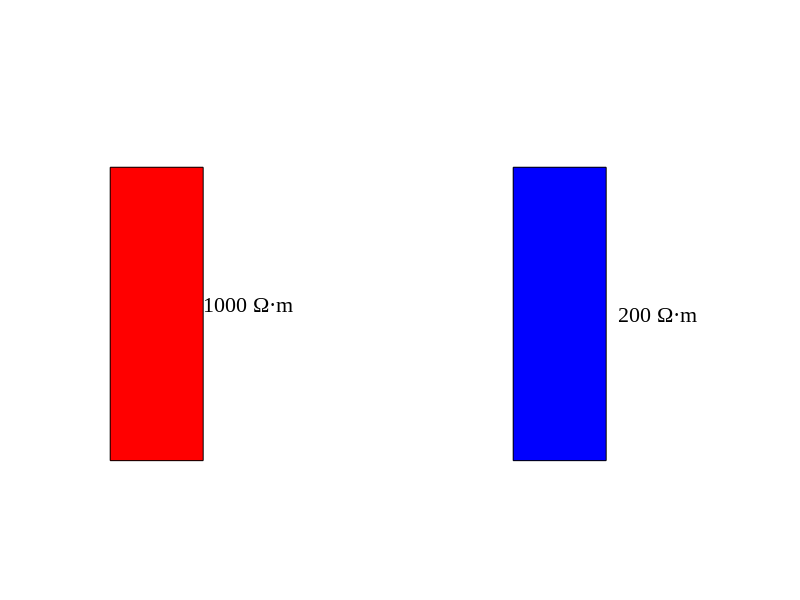

Recreate this plot in MATLAB.
%% 色标图例绘制函数
function plot_colorbar_legend_only_fig6()
    % 隐藏坐标轴
    axis off;
    
    % 设置图形范围
    xlim([0, 1]);
    ylim([0, 1]);
    
    % 计算图例位置参数
    box_width = 0.15;
    box_height = 0.6;
    text_offset = box_width;
    start_x = 0.01;
    start_y = 0.15;
    
    % 绘制三个色块和对应的文字说明
    
    % 红色方块 - 1000Ω·m
    rectangle('Position', [start_x, start_y, box_width, box_height], ...
             'FaceColor', [1, 0, 0], 'EdgeColor', 'k', 'LineWidth', 0.05);
    text(start_x+text_offset, start_y+box_height/2+0.02, '1000 Ω·m', ...
         'FontSize', 16, 'FontName', 'Times New Roman', 'FontWeight', 'normal', ...
         'VerticalAlignment', 'middle', 'HorizontalAlignment', 'left');
    
    % 蓝色方块 - 200Ω·m
    rectangle('Position', [start_x+text_offset+0.5, start_y, box_width, box_height], ...
             'FaceColor', [0, 0, 1], 'EdgeColor', 'k', 'LineWidth', 0.05);
    text(start_x+text_offset*2+0.52, start_y+box_height/2, '200 Ω·m', ...
         'FontSize', 16, 'FontName', 'Times New Roman', 'FontWeight', 'normal', ...
         'VerticalAlignment', 'middle', 'HorizontalAlignment', 'left');
end
